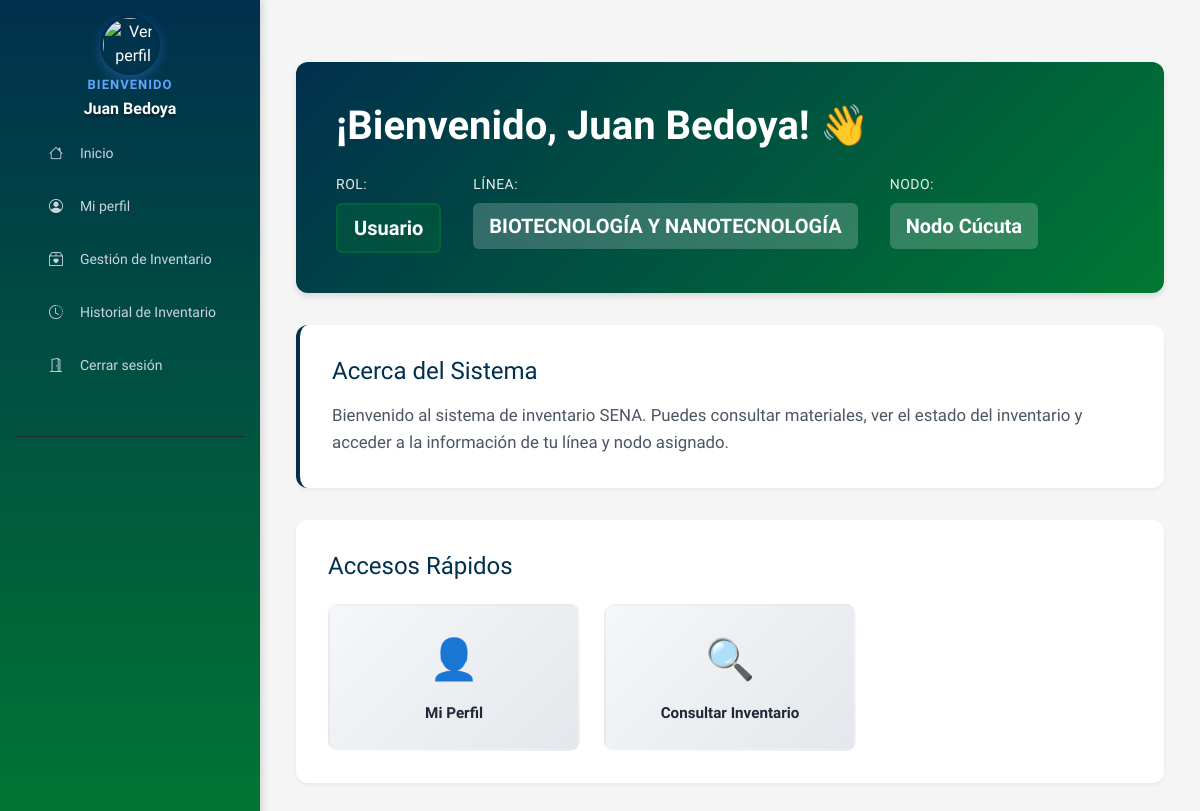
The app's page /public/?url=home/index (signed in) with its own data.
### tables this page shows
CREATE TABLE `usuarios` (
  `id` int(11) NOT NULL,
  `nombre` varchar(100) NOT NULL,
  `correo` varchar(100) NOT NULL,
  `nombre_usuario` varchar(50) NOT NULL,
  `password` varchar(255) NOT NULL,
  `celular` varchar(20) DEFAULT NULL,
  `cargo` varchar(100) DEFAULT NULL,
  `rol` enum('admin','usuario','dinamizador') DEFAULT 'usuario',
  `foto` varchar(255) DEFAULT NULL,
  `estado` tinyint(4) DEFAULT 1,
  `email_verified` tinyint(4) DEFAULT 0,
  `recovery_code` varchar(6) DEFAULT NULL,
  `recovery_expire` datetime DEFAULT NULL,
  `recovery_last_sent` datetime DEFAULT NULL,
  `verification_code` varchar(6) DEFAULT NULL,
  `verification_expire` datetime DEFAULT NULL,
  `verification_last_sent` datetime DEFAULT NULL,
  `nodo_id` int(11) DEFAULT NULL,
  `linea_id` int(11) DEFAULT NULL,
  `fecha_creacion` timestamp NOT NULL DEFAULT current_timestamp(),
  `fecha_actualizacion` timestamp NOT NULL DEFAULT current_timestamp() ON UPDATE current_timestamp()
);

### app/core/Controller.php (called while the page is built, shortened)
<?php
abstract class Controller
{
    protected function view($view, $data = [])
    {
        extract($data);
        require __DIR__ . '/../views/layouts/header.php';
        require __DIR__ . '/../views/' . $view . '.php';
        require __DIR__ . '/../views/layouts/footer.php';
    }
}

### app/controllers/HomeController.php (called while the page is built, shortened)
<?php
require_once __DIR__ . '/../core/Database.php';
require_once __DIR__ . '/../core/Model.php';
require_once __DIR__ . '/../core/Controller.php';
require_once __DIR__ . '/../models/User.php';
class HomeController extends Controller
{
    public function index()
    {
        $usuario = $_SESSION['user'];
        $userModel = new User();
        $usuarioCompleto = $userModel->findById($usuario['id']);
        $lineaNombre = null;
        $nodoNombre = null;
        if (!empty($usuarioCompleto['linea_id'])) {
            $lineaModel = new Linea();
            $linea = $lineaModel->getById($usuarioCompleto['linea_id']);
            $lineaNombre = $linea['nombre'] ?? null;
        }
        if (!empty($usuarioCompleto['nodo_id'])) {
            $nodoModel = new Nodo();
            $nodo = $nodoModel->getById($usuarioCompleto['nodo_id']);
            $nodoNombre = $nodo['nombre'] ?? null;
        }
        $this->view('home/index', [
            'usuario' => $usuario,
            'lineaNombre' => $lineaNombre,
            'nodoNombre' => $nodoNombre,
            'pageStyles' => ['home'],
            'pageScripts' => [],
        ]);
    }
}

### public/index.php (called while the page is built, shortened)
<?php
require_once __DIR__ . '/../app/core/Database.php';
require_once __DIR__ . '/../app/core/Model.php';
require_once __DIR__ . '/../app/core/Controller.php';
$url = $_GET['url'] ?? 'auth/login';
$url = trim($url, '/');
$parts = explode('/', $url);
$controllerName = ucfirst($parts[0]) . 'Controller';
$method = $parts[1] ?? 'login';
if (!method_exists($controller = new $controllerName(), $method)) {
    header('Content-Type: application/json; charset=utf-8');
    http_response_code(404);
    echo json_encode(['error' => "Método '$method' no encontrado en '$controllerName'"]);
    exit;
}
$controller->$method();

### app/core/Model.php (called while the page is built, shortened)
<?php
abstract class Model
{
    public function __construct()
    {
        $this->db = Database::getInstance();
    }
}

### app/core/Database.php (called while the page is built, shortened)
<?php
class Database
{
    private static $instance = null;
    private function __construct()
    {
        $dsn = 'mysql:host=' . DB_HOST . ';dbname=' . DB_NAME . ';charset=utf8mb4';
        $this->pdo = new PDO($dsn, DB_USER, DB_PASS, [
            PDO::ATTR_ERRMODE => PDO::ERRMODE_EXCEPTION,
        ]);
    }
    public static function getInstance()
    {
        if (self::$instance === null) {
            self::$instance = new Database();
        }
        return self::$instance->pdo;
    }
}

### app/models/User.php (called while the page is built, shortened)
<?php
class User extends Model
{
    public function findById($id)
    {
        $stmt = $this->db->prepare('SELECT * FROM usuarios WHERE id = :id LIMIT 1');
        $stmt->execute([':id' => $id]);
        return $stmt->fetch(PDO::FETCH_ASSOC);
    }
}

### app/models/Linea.php (called while the page is built, shortened)
<?php
class Linea extends Model
{
    public function getById($id)
    {
        $stmt = $this->db->prepare('SELECT * FROM lineas WHERE id = :id');
        $stmt->execute([':id' => $id]);
        return $stmt->fetch(PDO::FETCH_ASSOC);
    }
}

### app/models/Nodo.php (called while the page is built, shortened)
<?php
class Nodo extends Model
{
    public function getById($id)
    {
        $stmt = $this->db->prepare('SELECT * FROM nodos WHERE id = :id');
        $stmt->execute([':id' => $id]);
        return $stmt->fetch(PDO::FETCH_ASSOC);
    }
}

### app/views/home/index.php (the view, shortened to what this page needs)
<?php
$rol = $usuario['rol'] ?? 'usuario';
$nombre = $usuario['nombre'] ?? 'Usuario';
$descripciones = [
    'admin' => 'Tienes acceso completo al sistema para gestionar usuarios, materiales, auditoría y todas las configuraciones. Puedes crear, editar, eliminar y visualizar toda la información del inventario.',
    'dinamizador' => 'Como dinamizador, puedes gestionar materiales, consultar el inventario y coordinar actividades dentro de tu línea y nodo asignado. Tienes permisos para crear y editar información relevante a tu área.',
    'usuario' => 'Bienvenido al sistema de inventario SENA. Puedes consultar materiales, ver el estado del inventario y acceder a la información de tu línea y nodo asignado.',
    'invitado' => 'Como invitado, tienes acceso de solo lectura al sistema. Puedes consultar información sobre materiales e inventario, pero no realizar modificaciones.',
];
$descripcion = $descripciones[$rol] ?? $descripciones['usuario'];
$rolesNombres = [
    'admin' => 'Administrador',
    'dinamizador' => 'Dinamizador',
    'usuario' => 'Usuario',
    'invitado' => 'Invitado',
];
$rolNombre = $rolesNombres[$rol] ?? 'Usuario';
?>
<div class="container-bienvenida">
    <div class="bienvenida-header">
        <h1>¡Bienvenido, <?php echo htmlspecialchars($nombre); ?>! 👋</h1>
        <div class="info-usuario">
            <div class="info-item">
                <span class="info-label">Rol:</span>
                <span class="info-value rol-<?php echo htmlspecialchars($rol); ?>">
                    <?php echo htmlspecialchars($rolNombre); ?>
                </span>
            </div>
            <?php if ($rol !== 'admin' && !empty($lineaNombre)) : ?>
                <div class="info-item">
                    <span class="info-label">Línea:</span>
                    <span class="info-value"><?php echo htmlspecialchars($lineaNombre); ?></span>
                </div>
            <?php endif; ?>
            <?php if ($rol !== 'admin' && !empty($nodoNombre)) : ?>
                <div class="info-item">
                    <span class="info-label">Nodo:</span>
                    <span class="info-value"><?php echo htmlspecialchars($nodoNombre); ?></span>
                </div>
            <?php endif; ?>
        </div>
    </div>
    <div class="bienvenida-descripcion">
        <h2>Acerca del Sistema</h2>
        <p><?php echo htmlspecialchars($descripcion); ?></p>
    </div>
    <div class="accesos-rapidos">
        <h3>Accesos Rápidos</h3>
        <div class="accesos-grid">
            <a href="<?php echo BASE_URL; ?>/perfil/ver" class="acceso-card">
                <span class="acceso-icon">👤</span>
                <span class="acceso-titulo">Mi Perfil</span>
            </a>
            <a href="<?php echo BASE_URL; ?>/materiales/index" class="acceso-card">
                <span class="acceso-icon">🔍</span>
                <span class="acceso-titulo">Consultar Inventario</span>
            </a>
        </div>
    </div>
</div>

### app/views/layouts/header.php (shortened to what this page needs)
<!DOCTYPE html>
<html lang="es">
<head>
    <link rel="stylesheet" href="/proyecto_sena/public/css/sidebar.css">
    <link rel="stylesheet" href="/proyecto_sena/public/css/sidebar-toggle.css">
    <link rel="stylesheet" href="/proyecto_sena/public/css/layout.css">
    <link href="https://cdn.jsdelivr.net/npm/bootstrap@5.3.3/dist/css/bootstrap.min.css" rel="stylesheet">
    <link rel="stylesheet" href="https://cdn.jsdelivr.net/npm/bootstrap-icons@1.11.1/font/bootstrap-icons.css">
    <link rel="stylesheet" href="/proyecto_sena/public/css/formularios.css">
    <link rel="stylesheet" href="/proyecto_sena/public/css/tablas.css">
    <link rel="stylesheet" href="/proyecto_sena/public/css/modales.css">
    <link rel="stylesheet" href="/proyecto_sena/public/css/modal-fix-mobile.css">
    <link rel="stylesheet" href="/proyecto_sena/public/css/utilidades.css">
    <link rel="stylesheet" href="/proyecto_sena/public/css/style.css">
    <link rel="stylesheet" href="/proyecto_sena/public/css/usuarios_gestion.css">
    <link rel="stylesheet" href="/proyecto_sena/public/css/perfil_mejorado.css">
    <link rel="stylesheet" href="/proyecto_sena/public/css/image-editor.css">
    <link rel="stylesheet" href="/proyecto_sena/public/css/audit_mejorado.css">
    <link rel="stylesheet" href="/proyecto_sena/public/css/auth_mejorado.css">
    <link rel="stylesheet" href="/proyecto_sena/public/css/usuarios_responsive.css">
    <link rel="stylesheet" href="/proyecto_sena/public/css/usuarios_form.css">
    <?php if (!empty($pageStyles) && is_array($pageStyles)) :
    ?>
        <?php foreach ($pageStyles as $css) :
        ?>
            <link rel="stylesheet" href="<?= BASE_URL ?>/css/<?= htmlspecialchars($css) ?>.css">
        <?php endforeach; ?>
    <?php
    endif; ?>
</head>
<body>
    <?php
    $isLogin = isset($isLoginPage) && $isLoginPage === true;
    $isRegister = isset($isRegisterPage) && $isRegisterPage === true;
    ?>
    <?php if (!$isLogin && !$isRegister) : ?>
        <?php include __DIR__ . '/sidebar.php'; ?>
        <div class="main-wrapper">
            <div class="main-content">
            <?php else :
            ?>
                <div class="container py-4">
                <?php endif; ?>

### app/views/layouts/sidebar.php (shortened to what this page needs)
<?php
$nombre = $_SESSION['user']['nombre'] ?? 'Usuario';
$avatar = $_SESSION['user']['foto'] ?? null;
$avatar = (!empty($avatar)) ? BASE_URL . '/' . $avatar : BASE_URL . '/img/default_user.png';
?>
<nav id="sidebar" class="sidebar">
    <div class="sidebar-header">
        <div style="display: flex; align-items: center; justify-content: center; gap: 15px; width: 100%;">
            <a href="<?= BASE_URL ?>/perfil/ver" style="text-decoration: none; color: inherit; display: flex; flex-direction: column; align-items: center;">
                <img src="<?= $avatar ?>" class="sidebar-avatar" title="Ver perfil">
                <div class="sidebar-user-info">
                    <span class="sidebar-welcome">Bienvenido</span>
                    <span class="sidebar-title"><?= htmlspecialchars($nombre) ?></span>
                </div>
            </a>
        </div>
    <ul class="sidebar-nav">
        <li>
            <a href="<?= BASE_URL ?>/home/index">
                <i class="bi bi-house"></i>
                <span>Inicio</span>
            </a>
        </li>
        <li>
            <a href="<?= BASE_URL ?>/perfil/ver">
                <i class="bi bi-person-circle"></i>
                <span>Mi perfil</span>
            </a>
        </li>
        <li>
            <a href="<?= BASE_URL ?>/materiales/index">
                <i class="bi bi-box2-heart"></i>
                <span>Gestión de Inventario</span>
            </a>
        </li>
        <li>
            <a href="<?= BASE_URL ?>/materialeshistorial/index">
                <i class="bi bi-clock-history"></i>
                <span>Historial de Inventario</span>
            </a>
        </li>
        <li>
            <a href="<?= BASE_URL ?>/auth/logout" class="logout">
                <i class="bi bi-door-open"></i>
                <span>Cerrar sesión</span>
            </a>
        </li>
    </ul>
</nav>

### app/views/layouts/footer.php (shortened to what this page needs)
</div>
</div>
</body>
</html>

### public/css/sidebar.css (style rules this page uses)
.sidebar { width: 260px; background: linear-gradient(180deg, #00304D 0%, #007832 100%); height: 100vh; padding: 15px; color: #fff; position: relative; left: 0; top: 0; overflow-x: hidden; overflow-y: auto; z-index: 1000; box-shadow: 2px 0 8px rgba(0, 0, 0, 0.15); }
.sidebar-header { display: flex; flex-direction: column; align-items: center; gap: 12px; margin-bottom: 25px; overflow: hidden; padding-bottom: 20px; border-bottom: 1px solid #1f2937; text-align: center; }
.sidebar-avatar { width: 60px; height: 60px; border-radius: 50%; object-fit: cover; flex-shrink: 0; border: 3px solid #00304D; box-shadow: 0 4px 12px rgba(59, 130, 246, 0.4); }
.sidebar-user-info { display: flex; flex-direction: column; overflow: hidden; width: 100%; align-items: center; }
.sidebar-welcome { font-size: 13px; color: #60a5fa; text-transform: uppercase; letter-spacing: 1px; font-weight: 600; margin-bottom: 4px; }
.sidebar-title { font-size: 16px; font-weight: 700; color: #fff; white-space: normal; word-break: break-word; text-shadow: 0 2px 4px rgba(0, 0, 0, 0.5); line-height: 1.3; }
.sidebar-nav { list-style: none; margin: 0; padding: 0; margin-bottom: 20px; }
.sidebar-nav li { margin-bottom: 8px; }
.sidebar-nav li a, .submenu-btn { display: flex; align-items: center; gap: 12px; padding: 12px; width: 100%; text-decoration: none; color: #cbd5e1; border-radius: 8px; transition: all 0.2s ease; border: none; background: none; cursor: pointer; font-size: 14px; font-family: inherit; font-weight: 500; }
.sidebar-nav li a i, .submenu-btn i { width: 24px; text-align: center; flex-shrink: 0; }

### public/css/layout.css (style rules this page uses)
* { margin: 0; padding: 0; box-sizing: border-box; }
html, body { height: 100%; width: 100%; overflow-x: hidden; }
body { display: grid; grid-template-columns: 260px 1fr; grid-template-rows: 1fr; background-color: #f0f2f5; font-family: "Work Sans", system-ui, -apple-system, "Segoe UI", sans-serif; min-height: 100vh; margin: 0; padding: 0; color: #212529; }
body > .sidebar { position: relative; width: 260px; height: 100vh; grid-column: 1; grid-row: 1; overflow-y: auto; }
body > .main-wrapper { grid-column: 2; grid-row: 1; display: flex; flex-direction: column; }
.main-wrapper { display: flex; flex-direction: column; flex: 1; overflow: hidden; }
.main-content { flex: 1; padding: 30px 20px; overflow-y: auto; background-color: #f5f5f5; }

### public/css/style.css (style rules this page uses)
* { font-family: "Work Sans", system-ui, -apple-system, "Segoe UI", sans-serif; }
html, body { font-family: "Work Sans", system-ui, -apple-system, "Segoe UI", sans-serif; }
body { background-color: #f8f9fa; }

### public/css/usuarios_gestion.css (style rules this page uses)
.rol-usuario { background-color: #e2e3e5; color: #ffffff; }

### public/css/audit_mejorado.css (style rules this page uses)
* { --bs-modal-fade-transition: none !important; }

### records on screen
usuarios: nombre "Juan Bedoya", rol "Usuario", rol "Bienvenido al sistema de inventario SENA. Puedes consultar materiales, ver el estado del inventario y acceder a la información de tu línea y nodo asignado."

### other values on screen
$nombre "Juan Bedoya"
$lineaNombre "BIOTECNOLOGÍA Y NANOTECNOLOGÍA"
$nodoNombre "Nodo Cúcuta"
